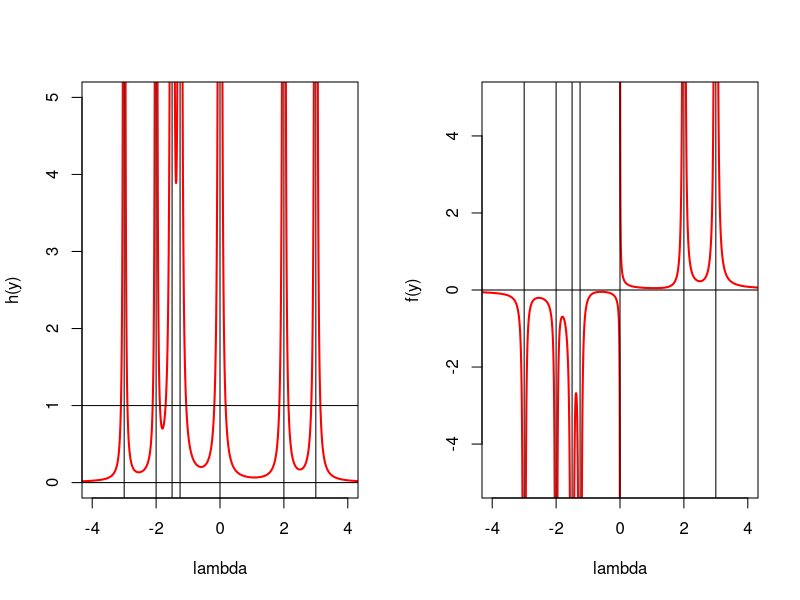

Reproduce this figure in R.
par(mfrow=c(1,2))
phi <- c(-3,-2,-1.5,-1.25,0,2,3)
esq <- c(1,1,3,3,3,2,2)/100
lbd <- seq(-5,5,by=.0001)
fun <- sapply (lbd, function (l) sum (esq / ((phi - l) ^ 2)))
plot (lbd, fun, type = "l", col = "RED", lwd = 2, ylim=c(0,5), xlim=c(-4,4),  xlab = "lambda", ylab = "h(y)")
abline(h=0)
abline(h=1)
for (l in phi) abline(v=l)
fan <- sapply (lbd, function (l) sum ((esq * (l - phi / 2)) / ((phi - l) ^ 2)  ))
plot(lbd, fan, type = "l", col = "RED", lwd = 2, ylim=c(-5,5), xlim=c(-4,4), xlab = "lambda", ylab = "f(y)")
abline(h=0)
for (l in phi) abline(v=l)
par(mfrow=c(1,2))
